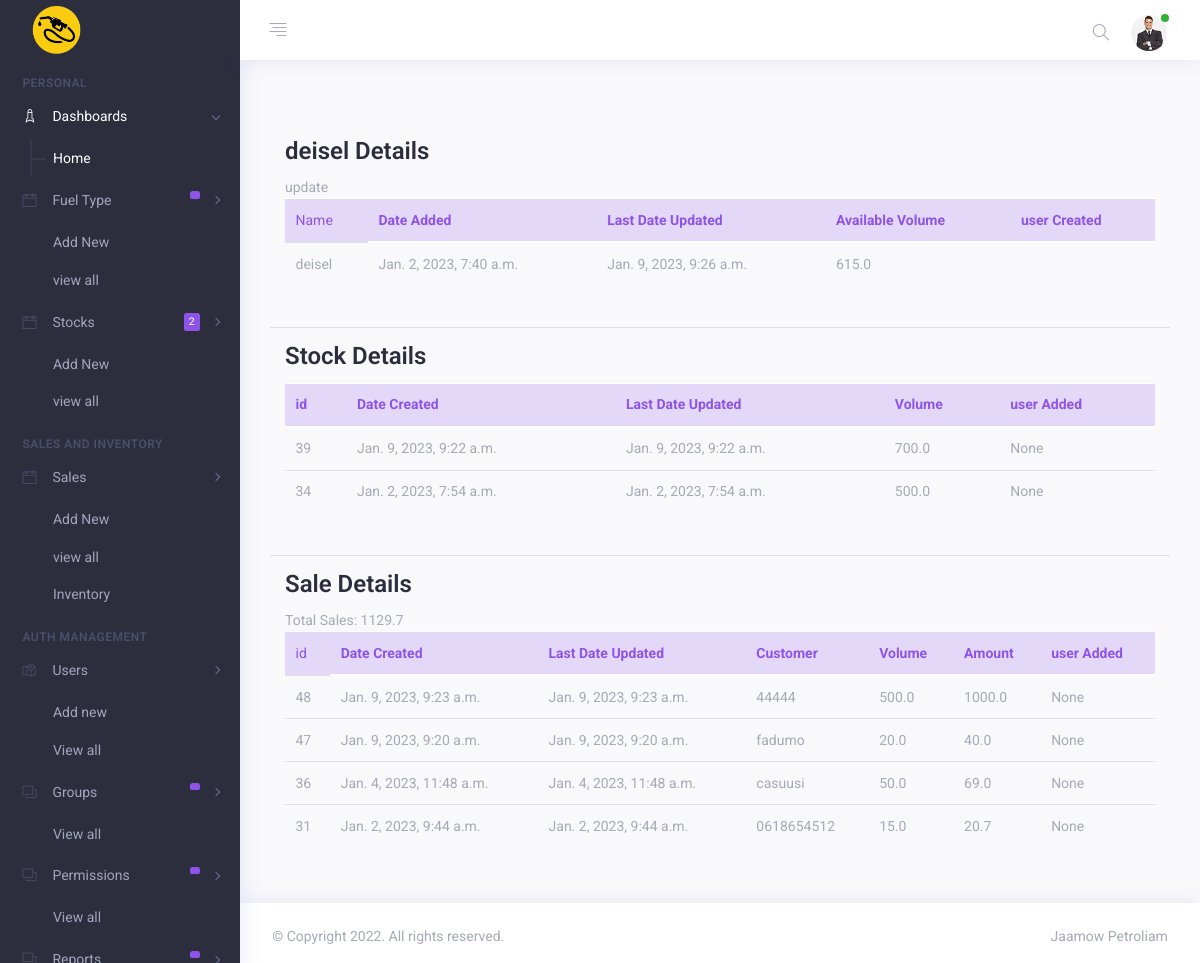
The page /fuel_details/44/ (signed in) on the database its author committed.
### base/models.py (models this page shows, shortened)
class Fuel(models.Model):
    name = models.CharField(max_length=100, unique=True)
    price = models.FloatField(max_length=(15,2), default=0)
    user = models.CharField(max_length=100, blank=True)
    status = models.CharField(max_length=2,choices=(('1','Active'),('0', 'Inactive')) , default = 1)
    delete_flag = models.IntegerField(default = 0)
    created = models.DateTimeField(default = timezone.now)
    updated = models.DateTimeField(auto_now=True)
    class Meta:
        ordering = ['-updated','-created']
        verbose_name_plural = "fuel type lists"
    def __str__(self):
        return self.name
    def available(self):
        try:
            stockin = Stock.objects.filter(fuel = self).aggregate(models.Sum("volume"))['volume__sum']
            if stockin is None:
                stockin = 0
        except:
            stockin = 0
        try:
            sale = Sale.objects.filter(fuel = self).aggregate(models.Sum("volume"))['volume__sum']
            if sale is None:
                sale = 0
        except:
            sale = 0
            print(sale)
        return stockin - sale

class Stock(models.Model):
    date = models.DateField(null=True, blank = True)
    fuel = models.ForeignKey(Fuel, on_delete=models.CASCADE)
    volume = models.FloatField(max_length=(15,2),default=0)
    user = models.CharField(max_length=100, blank=True)
    created = models.DateTimeField(auto_now=True)
    updated = models.DateTimeField(auto_now_add=True)
    class Meta:
        ordering = ['-updated','-created']
        verbose_name_plural = "Stock lists"

class Sale(models.Model):
    customer_name = models.CharField(max_length=200)
    fuel = models.ForeignKey(Fuel, on_delete=models.CASCADE)
    volume = models.FloatField(max_length=(15,2), default=0)
    amount = models.FloatField(max_length=(15,2), default=0)
    user = models.CharField(max_length=100, blank=True)
    created = models.DateTimeField(auto_now=True)
    updated = models.DateTimeField(auto_now_add=True)
    class Meta:
        verbose_name_plural = "Sales list"
        ordering = ['-updated', '-created']

### base/views.py (the view)
# urls.py: path('fuel_details/<str:pk>/', views.fuelDetail, name="fuel_detail"),
@permission_required('base.view_fuel', login_url='fuels')
@login_required(login_url='login')
def fuelDetail(request, pk):
    fuel = Fuel.objects.get(id=pk)
    stocks = Stock.objects.filter(fuel__id = fuel.id).all()
    sales = Sale.objects.filter(fuel__id = fuel.id ).all()
    total_sale = Sale.objects.filter(fuel__id = fuel.id).aggregate(Sum('amount'))
    print(total_sale)
    context = {
        "fuel":fuel,
        "stocks": stocks,
        "sales":sales,
        "total_sale":total_sale
    }
    return render(request, 'base/fuel_details.html', context)

### base/templates/base/fuel_details.html (shortened to what this page needs)
{% extends 'base.html' %}
{% block content %}
    <div class="cotainer mt-5 mb-5">
        <div class="row">
            <div class="col col-lg-12 col-md-12 col-sm-12 col-xs-12">
                <div class="container mb-5">
                   <h3>{{fuel}} Details</h3>
                   {% if perms.base.change_fuel %}
                   <a href="{% url 'update_fuel' fuel.id %}">update</a>
                   {% endif %}
                    <table class="table">
                        <thead class="table-primary table-light">
                            <td>Name</td>
                            <th>Date Added</th>
                            <th>Last Date Updated</th>
                            <th>Available Volume</th>
                            <th>user Created</th>
                        </thead>
                        <tbody>
                            <tr>
                                <td>
                                    {{fuel}}
                                </td>
                                <td>
                                    {{fuel.created}}
                                </td>
                                <td>
                                    {{fuel.updated}}
                                </td>
                                <td>
                                    {{fuel.available}}
                                </td>
                                <td>
                                </td>
                            </tr>
                        </tbody>
                    </table>
                </div>
                <div><hr></div>
                <div class="container mb-5">
                    <h3>Stock Details</h3>
                    <table class="table">
                        <thead class="table-primary table-light">
                            <th>id</th>
                            <th>Date Created</th>
                            <th>Last Date Updated</th>
                            <th>Volume</th>
                            <th>user Added</th>
                        </thead>
                        <tbody>
                            {% for stock in stocks %}
                            <tr>
                                <td>
                                    {{stock.id}}
                                </td>
                                <td>
                                    {{stock.created}}
                                </td>
                                <td>
                                    {{stock.updated}}
                                </td>
                                <td>
                                    {{stock.volume}}
                                </td>
                                <td>
                                    {% if not stock.user %}
                                    None
                                   {% else %}
                                    {{stock.user}}
                                    {% endif %}
                                </td>
                            {% endfor %}
                            </tr>
                        </tbody>
                    </table>
                </div>
                <div><hr></div>
                <div class="container">
                    <h3>Sale Details</h3>
                        <span>Total Sales: {{total_sale.amount__sum}}</span>
                    <table class="table">
                        <thead class="table-primary table-light">
                            <td>id</td>
                            <th>Date Created</th>
                            <th>Last Date Updated</th>
                            <th>Customer</th>
                            <th>Volume</th>
                            <th>Amount</th>
                            <th>user Added</th>
                        </thead>
                        <tbody>
                            {% for sale in sales %}
                            <tr>
                                <td>
                                    {{sale.id}}
                                </td>
                                <td>
                                    {{sale.created}}
                                </td>
                                <td>
                                    {{sale.updated}}
                                </td>
                                <td>
                                    {{sale.customer_name}}
                                </td>
                                <td>
                                    {{sale.volume}}
                                </td>
                                <td>
                                    {{sale.amount}}
                                </td>
                                <td>
                                    {% if not sale.user %}
                                    None
                                   {% else %}
                                    {{stock.user}}
                                    {% endif %}
                                </td>
                            </tr>
                            {% empty %}
                            <h6>NOT SALES FOR THIS</h6>
                            {% endfor %}
                        </tbody>
                    </table>
                </div>
            </div>
        </div>
    </div>
{% endblock %}

### rows shown on the page
Fuel: name "deisel", created "Jan. 2, 2023, 7:40 a.m.", updated "Jan. 9, 2023, 9:26 a.m.", available "615.0"
Stock: id "39", created "Jan. 9, 2023, 9:22 a.m.", updated "Jan. 9, 2023, 9:22 a.m.", volume "700.0", user "None"
Stock: id "34", created "Jan. 2, 2023, 7:54 a.m.", updated "Jan. 2, 2023, 7:54 a.m.", volume "500.0", user "None"
Sale: id "48", created "Jan. 9, 2023, 9:23 a.m.", updated "Jan. 9, 2023, 9:23 a.m.", customer_name "44444", volume "500.0", amount "1000.0", user "None"
Sale: id "47", created "Jan. 9, 2023, 9:20 a.m.", updated "Jan. 9, 2023, 9:20 a.m.", customer_name "fadumo", volume "20.0", amount "40.0", user "None"
Sale: id "36", created "Jan. 4, 2023, 11:48 a.m.", updated "Jan. 4, 2023, 11:48 a.m.", customer_name "casuusi", volume "50.0", amount "69.0", user "None"
Sale: id "31", created "Jan. 2, 2023, 9:44 a.m.", updated "Jan. 2, 2023, 9:44 a.m.", customer_name "0618654512", volume "15.0", amount "20.7", user "None"

### other values the page prints
{{ stocks.count }} "2"
{{ total_sale.amount__sum }} "1129.7"
